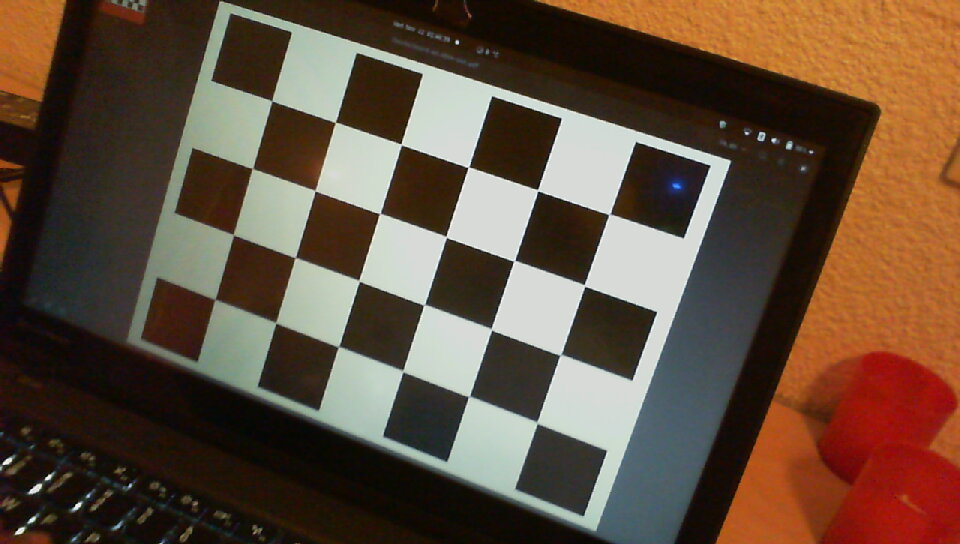
#> input picture assets/images/checkerboard_captured/2020-11-11-014639.jpg, 960 x 544 px, found by its file name; its folder holds 4 pictures in this run
$ python camera_calibration.py
#> lines starting #> are read from the running program, lines starting #| are printed output that depends on the picture; after the words box and inside, x2 and y2 are one past the last pixel; in counts of white or black regions, pixels touching at a corner belong together
import numpy as np
import cv2
from tqdm import trange, tqdm
import os
import time


# termination criteria
criteria = (cv2.TERM_CRITERIA_EPS + cv2.TERM_CRITERIA_MAX_ITER, 30, 0.001)

# prepare object points, like (0,0,0), (1,0,0), (2,0,0) ....,(6,5,0)
objp = np.zeros((6*8, 3), np.float32)
objp[:, :2] = np.mgrid[0:6, 0:8].T.reshape(-1, 2)

# Arrays to store object points and image points from all the images.
objpoints = []  # 3d point in real world space
imgpoints = []  # 2d points in image plane.

# get all captured chessboard images path
path = os.path.abspath('../../assets/images/checkerboard_captured/')
os.chdir(path)
images = os.listdir(path)
images = [os.path.join(path, im_name) for im_name in images]

# iterate through all the images
images_bar = tqdm(images)
for file_name in images_bar:
    img = cv2.imread(file_name)
#> img is the input picture: shape (544, 960, 3); mean B, G, R 61.2, 78.2, 99.2
    gray = cv2.cvtColor(img, cv2.COLOR_BGR2GRAY)
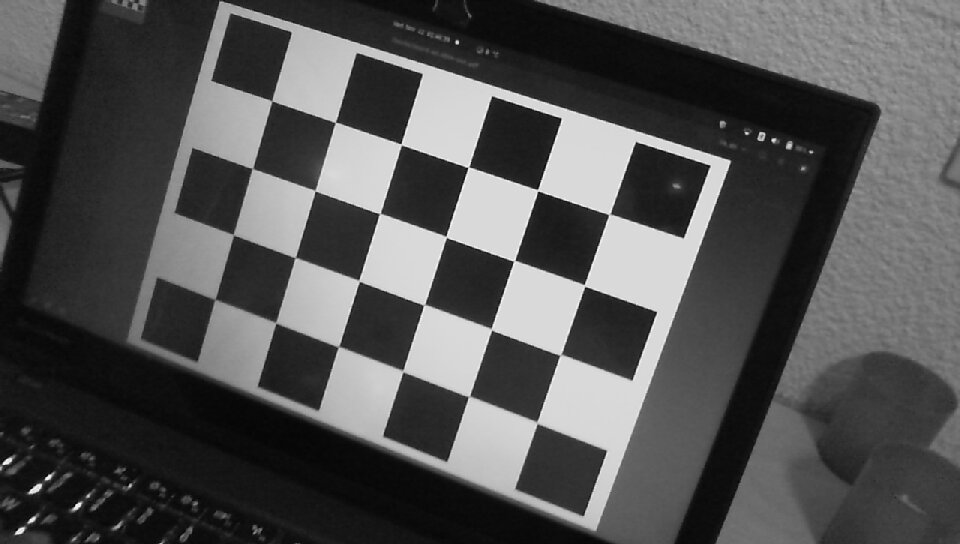
#> gray: shape (544, 960); min 1, max 254, mean 82.6

    # Find the chess board corners
    ret, corners = cv2.findChessboardCorners(gray, (4, 6), None)
#> ret = True; corners = 24 rows, first 8: [215, 299.5], [233.4, 234.6], [252.4, 168.2], [271.9, 101.1], [275.7, 323.3], [295.2, 257.7], [314.9, 191], [335.4, 122.4]
    images_bar.set_description('detected corners {}'.format(ret))

    # If found, add object points, image points (after refining them)
    if ret:
        objpoints.append(objp)
        corners2 = cv2.cornerSubPix(gray, corners, (11, 11), (-1, -1), criteria)
#> corners2 = 24 rows, first 8: [214.8, 299.4], [233.5, 234.7], [252.4, 168.6], [271.7, 100.8], [275.8, 322.7], [295.2, 257.6], [315.3, 190.7], [335.4, 122.2]
        if corners2.any():
            images_bar.set_description("corner found")
        imgpoints.append(corners2)
        time.sleep(5)
        images_bar.set_description('drawing corners on the chessboard')

        # Draw and display the corners
        img = cv2.drawChessboardCorners(img, (4, 6), corners2, ret)
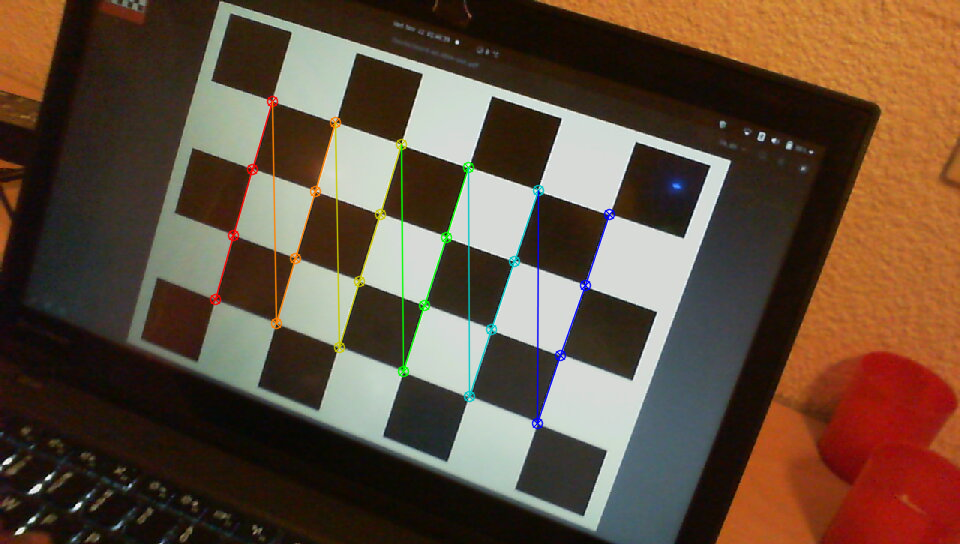
#> img: shape (544, 960, 3); 1.74% of pixels changed, all inside (x1, y1, x2, y2) = (209, 95, 616, 430)
#> pass 2 of the loop `for file_name in images_bar:`:
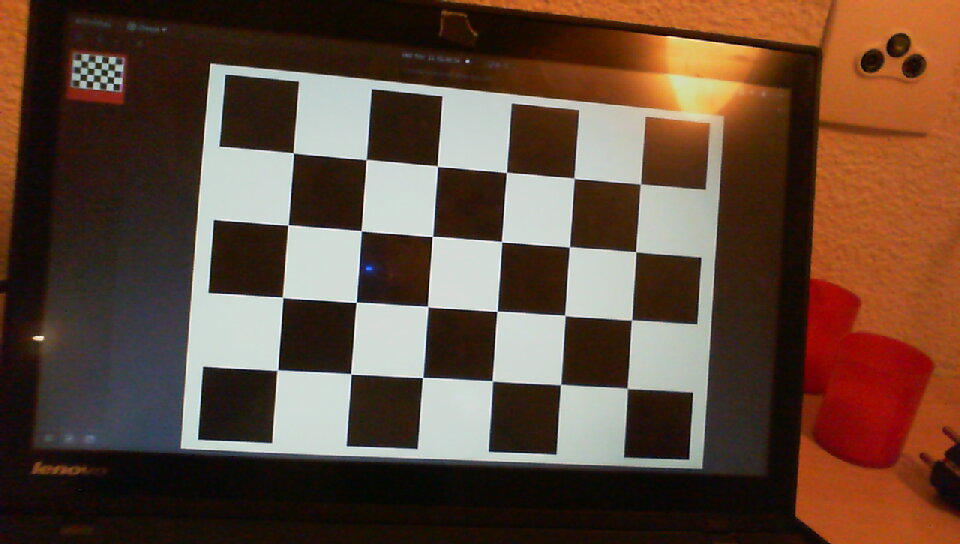
#> input picture assets/images/checkerboard_captured/2020-11-11-014654.jpg, 960 x 544 px, found by its file name
#> img is the input picture: shape (544, 960, 3); mean B, G, R 58.7, 74.1, 99.1
#> `gray = cv2.cvtColor(img, cv2.COLOR_BGR2GRAY)`:
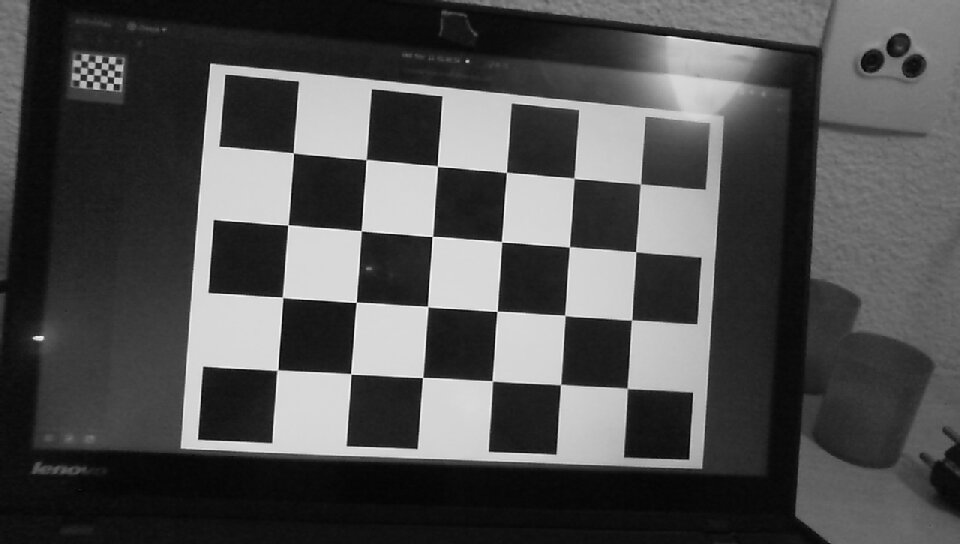
#> gray: shape (544, 960); min 1, max 248, mean 79.8
#> corners = 24 rows, first 8: [277.8, 369.6], [282.3, 297.2], [287.8, 224.9], [293.3, 152.9], [350.8, 374], [356.3, 302.3], [361.2, 230.8], [366, 159.7]
#> corners2 = 24 rows, first 8: [277.5, 370.2], [282.6, 297.2], [287.9, 224.9], [293.4, 152.8], [350.7, 373.9], [356.3, 302.4], [361.3, 230.6], [366, 159.5]
#> `img = cv2.drawChessboardCorners(img, (4, 6), corners2, ret)`:
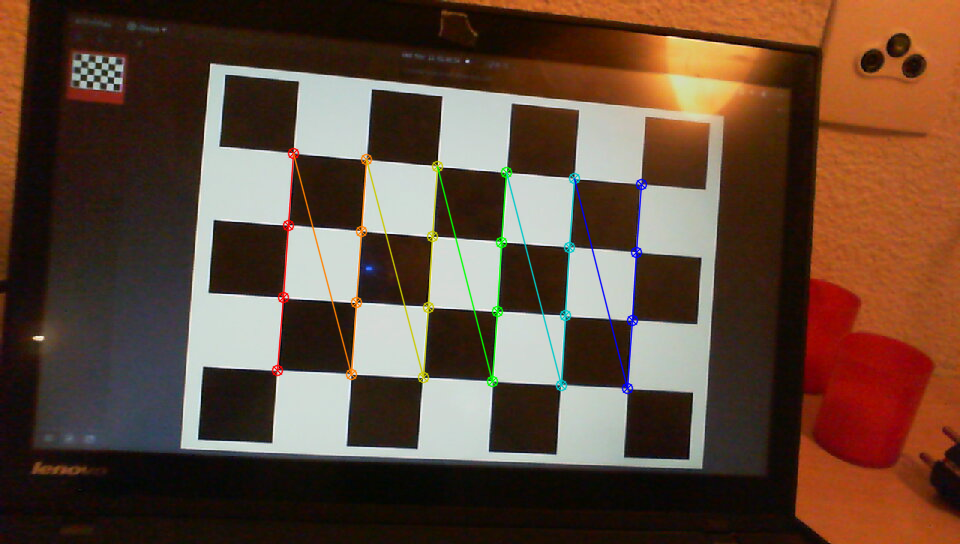
#> img: shape (544, 960, 3); 1.73% of pixels changed, all inside (x1, y1, x2, y2) = (271, 147, 648, 395)
#> pass 3 of the loop `for file_name in images_bar:`:
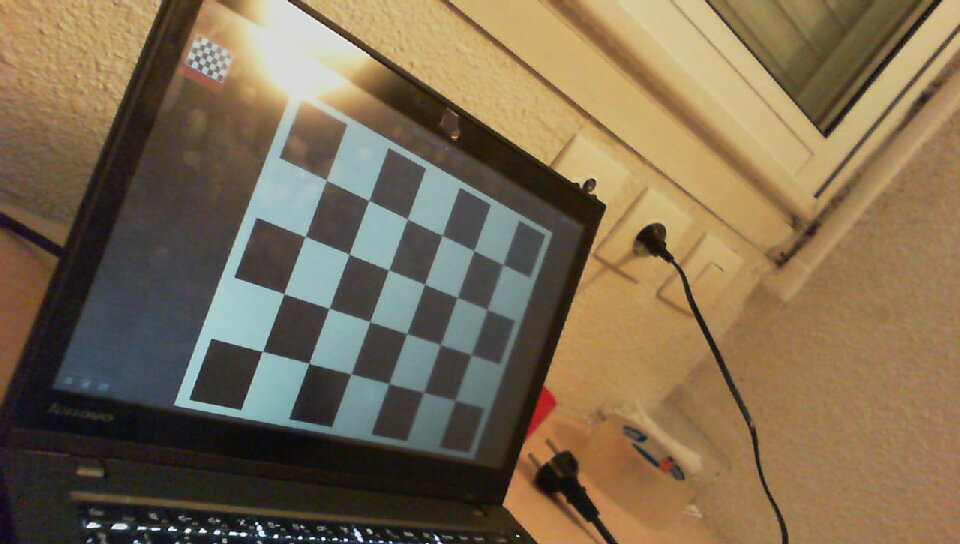
#> input picture assets/images/checkerboard_captured/2020-11-11-014721.jpg, 960 x 544 px, found by its file name
#> img is the input picture: shape (544, 960, 3); mean B, G, R 82.1, 107.8, 125
#> `gray = cv2.cvtColor(img, cv2.COLOR_BGR2GRAY)`:
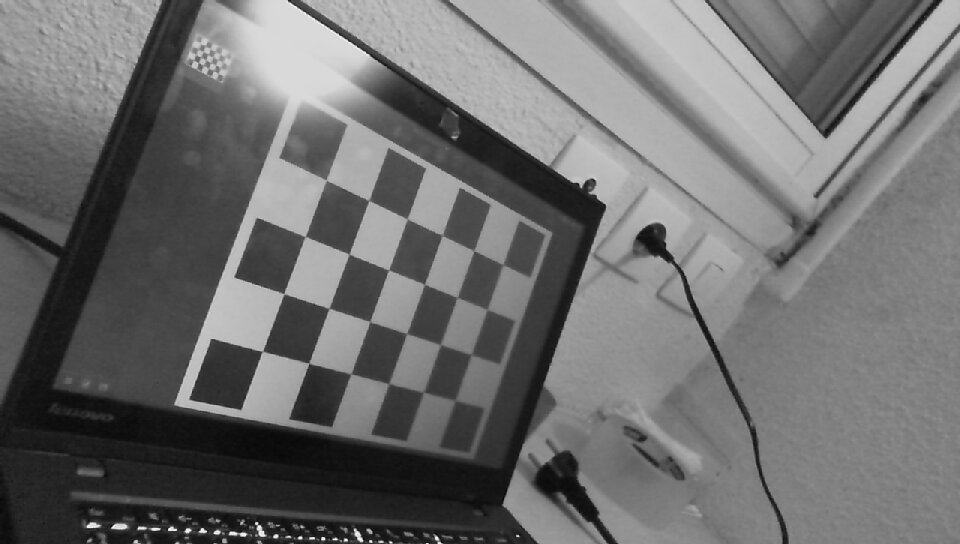
#> gray: shape (544, 960); min 1, max 253, mean 110
#> corners = 24 rows, first 8: [262.7, 350.9], [284, 293.8], [305.2, 236.5], [328, 184], [309.1, 363.1], [328.9, 308.3], [348.9, 254.3], [368.7, 200.5]
#> corners2 = 24 rows, first 8: [262.4, 351.5], [283.8, 293.7], [305.3, 236.5], [326.4, 180.3], [308.7, 363.5], [329.1, 308.4], [349, 254.1], [368.8, 200.4]
#> `img = cv2.drawChessboardCorners(img, (4, 6), corners2, ret)`:
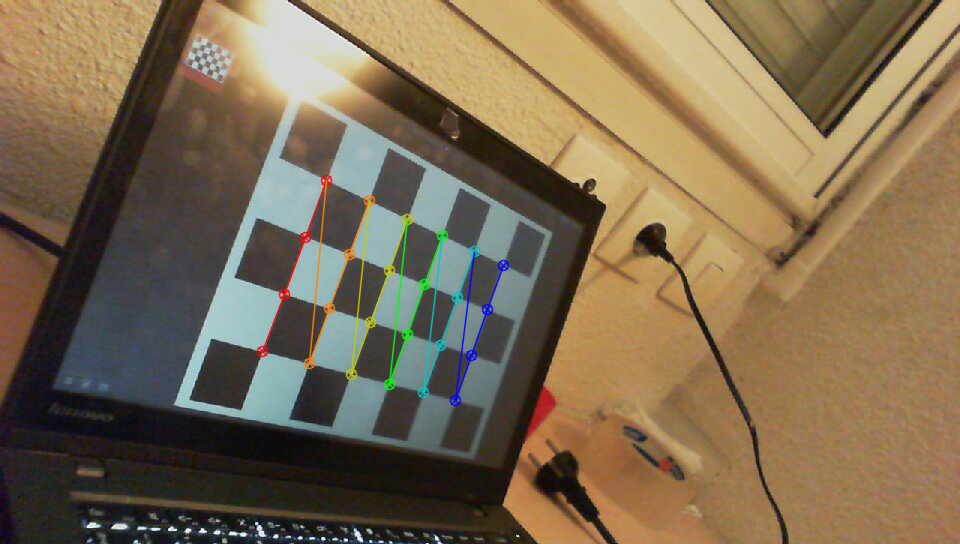
#> img: shape (544, 960, 3); 1.39% of pixels changed, all inside (x1, y1, x2, y2) = (256, 174, 510, 407)
#> the loop made 4 passes; the first 3 are shown
    #     cv2.imshow('img', img)
    #     cv2.waitKey(500)
    #
    # cv2.destroyAllWindows()

#> (the run stopped early here; a loop or call above may not have finished)
